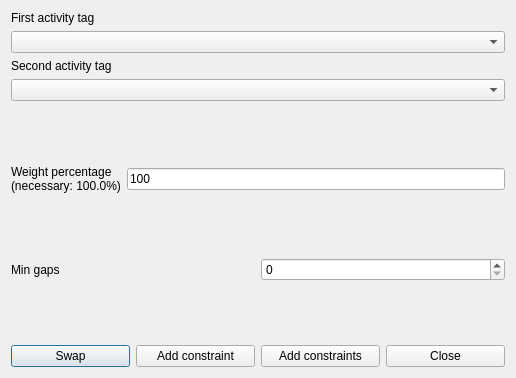
<?xml version="1.0" encoding="UTF-8"?>
<ui version="4.0">
 <class>AddConstraintTeachersMinGapsBetweenOrderedPairOfActivityTagsBetweenMorningAndAfternoonForm_template</class>
 <widget class="QDialog" name="AddConstraintTeachersMinGapsBetweenOrderedPairOfActivityTagsBetweenMorningAndAfternoonForm_template">
  <property name="geometry">
   <rect>
    <x>0</x>
    <y>0</y>
    <width>516</width>
    <height>378</height>
   </rect>
  </property>
  <property name="windowTitle">
   <string extracomment="This is the title of the dialog to add a new constraint of this type">Add teachers min gaps between ordered pair of activity tags between morning and afternoon</string>
  </property>
  <layout class="QVBoxLayout" name="verticalLayout_2">
   <item>
    <layout class="QVBoxLayout" name="verticalLayout">
     <item>
      <widget class="QLabel" name="firstActivityTagTextLabel">
       <property name="frameShape">
        <enum>QFrame::NoFrame</enum>
       </property>
       <property name="frameShadow">
        <enum>QFrame::Plain</enum>
       </property>
       <property name="text">
        <string>First activity tag</string>
       </property>
       <property name="wordWrap">
        <bool>false</bool>
       </property>
      </widget>
     </item>
     <item>
      <widget class="QComboBox" name="firstActivityTagComboBox">
       <property name="editable">
        <bool>false</bool>
       </property>
       <property name="insertPolicy">
        <enum>QComboBox::NoInsert</enum>
       </property>
       <property name="duplicatesEnabled">
        <bool>false</bool>
       </property>
      </widget>
     </item>
     <item>
      <widget class="QLabel" name="secondActivityTagTextLabel">
       <property name="frameShape">
        <enum>QFrame::NoFrame</enum>
       </property>
       <property name="frameShadow">
        <enum>QFrame::Plain</enum>
       </property>
       <property name="text">
        <string>Second activity tag</string>
       </property>
       <property name="wordWrap">
        <bool>false</bool>
       </property>
      </widget>
     </item>
     <item>
      <widget class="QComboBox" name="secondActivityTagComboBox">
       <property name="editable">
        <bool>false</bool>
       </property>
       <property name="insertPolicy">
        <enum>QComboBox::NoInsert</enum>
       </property>
       <property name="duplicatesEnabled">
        <bool>false</bool>
       </property>
      </widget>
     </item>
    </layout>
   </item>
   <item>
    <spacer name="spacer1">
     <property name="orientation">
      <enum>Qt::Vertical</enum>
     </property>
     <property name="sizeType">
      <enum>QSizePolicy::Expanding</enum>
     </property>
     <property name="sizeHint" stdset="0">
      <size>
       <width>20</width>
       <height>31</height>
      </size>
     </property>
    </spacer>
   </item>
   <item>
    <layout class="QHBoxLayout" name="horizontalLayout">
     <item>
      <widget class="QLabel" name="weightTextLabel">
       <property name="frameShape">
        <enum>QFrame::NoFrame</enum>
       </property>
       <property name="frameShadow">
        <enum>QFrame::Plain</enum>
       </property>
       <property name="text">
        <string>Weight percentage
(necessary: 100.0%)</string>
       </property>
       <property name="wordWrap">
        <bool>false</bool>
       </property>
      </widget>
     </item>
     <item>
      <widget class="QLineEdit" name="weightLineEdit">
       <property name="text">
        <string notr="true">100</string>
       </property>
      </widget>
     </item>
    </layout>
   </item>
   <item>
    <spacer name="spacer1_2">
     <property name="orientation">
      <enum>Qt::Vertical</enum>
     </property>
     <property name="sizeType">
      <enum>QSizePolicy::Expanding</enum>
     </property>
     <property name="sizeHint" stdset="0">
      <size>
       <width>20</width>
       <height>18</height>
      </size>
     </property>
    </spacer>
   </item>
   <item>
    <layout class="QHBoxLayout" name="horizontalLayout_2">
     <item>
      <widget class="QLabel" name="minGapsTextLabel">
       <property name="frameShape">
        <enum>QFrame::NoFrame</enum>
       </property>
       <property name="frameShadow">
        <enum>QFrame::Plain</enum>
       </property>
       <property name="text">
        <string>Min gaps</string>
       </property>
       <property name="wordWrap">
        <bool>false</bool>
       </property>
      </widget>
     </item>
     <item>
      <widget class="QSpinBox" name="minGapsSpinBox"/>
     </item>
    </layout>
   </item>
   <item>
    <spacer name="spacer1_3">
     <property name="orientation">
      <enum>Qt::Vertical</enum>
     </property>
     <property name="sizeType">
      <enum>QSizePolicy::Expanding</enum>
     </property>
     <property name="sizeHint" stdset="0">
      <size>
       <width>20</width>
       <height>16</height>
      </size>
     </property>
    </spacer>
   </item>
   <item>
    <layout class="QHBoxLayout">
     <item>
      <widget class="QPushButton" name="swapPushButton">
       <property name="text">
        <string comment="Interchange (swap) the two selected activity tags in the dialog">Swap</string>
       </property>
      </widget>
     </item>
     <item>
      <widget class="QPushButton" name="addConstraintPushButton">
       <property name="text">
        <string>Add constraint</string>
       </property>
      </widget>
     </item>
     <item>
      <widget class="QPushButton" name="addConstraintsPushButton">
       <property name="text">
        <string>Add constraints</string>
       </property>
      </widget>
     </item>
     <item>
      <widget class="QPushButton" name="closePushButton">
       <property name="text">
        <string>Close</string>
       </property>
      </widget>
     </item>
    </layout>
   </item>
  </layout>
 </widget>
 <layoutdefault spacing="6" margin="11"/>
 <resources/>
 <connections/>
</ui>
